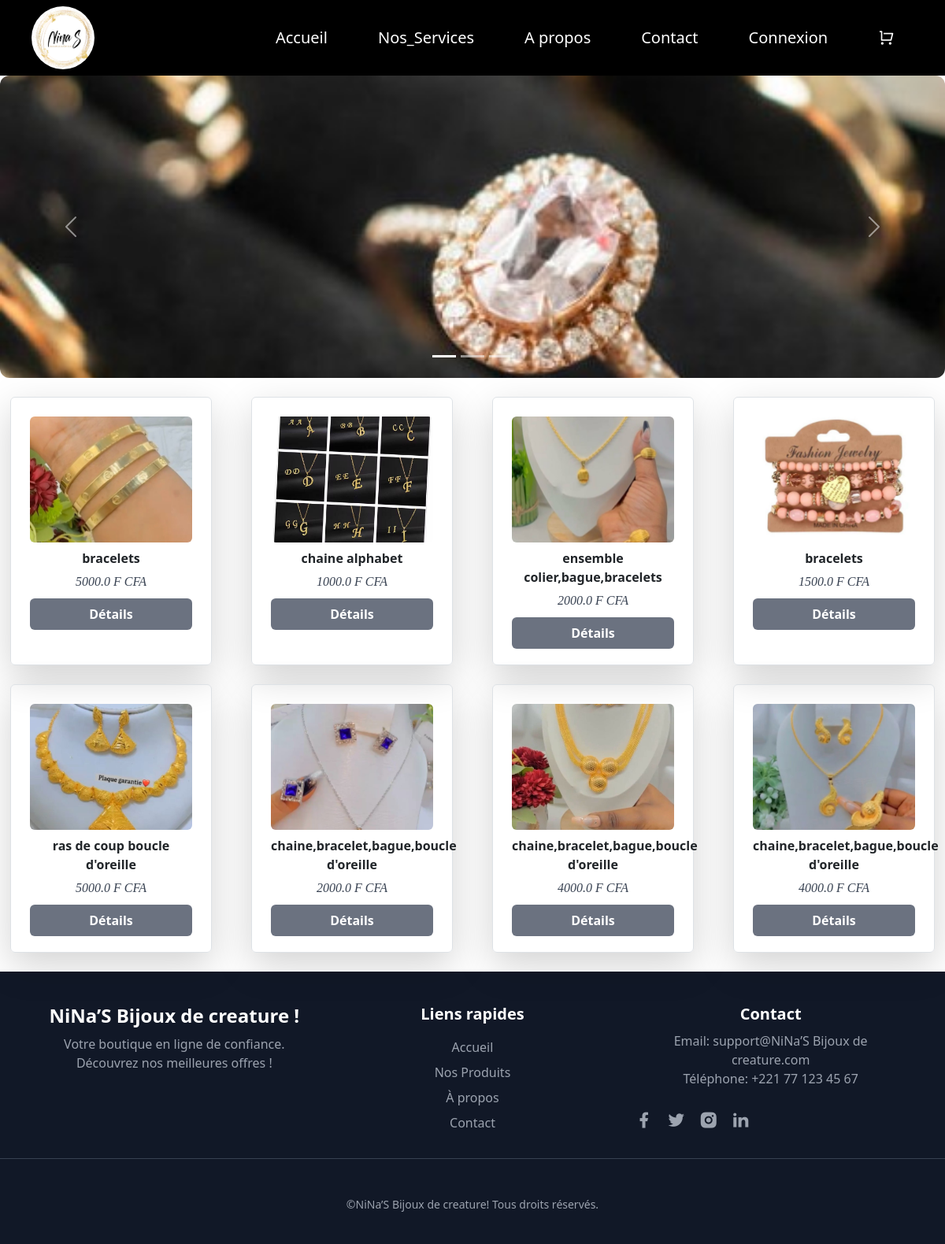
The page / on the database its author committed.
### articles/models.py (models this page shows, shortened)
class articles(models.Model):
  titre=models.CharField(max_length=150)
  Resume=models.CharField(max_length=150)
  auteur=models.CharField(max_length=150,null=True,blank=True)
  Contenu=models.CharField(max_length=150)
  Date_de_mise_a_jour=models.DateTimeField(auto_now_add=True)
  disponible = models.BooleanField(default=True)
  prix=models.FloatField()
  image=models.ImageField(upload_to='images/',null=True,blank=True)

### articles/views.py (the view)
# urls.py: path('', Accueil, name='index'),
def Accueil(request):
    article =articles.objects.all()
    return render(request, 'index.html', {"article": article})

### templates/index.html (shortened to what this page needs)
{% extends "base.html" %}
{% load static %}
{% block content %}
<div id="carouselExampleIndicators" class="carousel slide w-full h-auto mb-4" data-bs-ride="carousel">
  <ol class="carousel-indicators">
    <li data-bs-target="#carouselExampleIndicators" data-bs-slide-to="0" class="active"></li>
    <li data-bs-target="#carouselExampleIndicators" data-bs-slide-to="1"></li>
    <li data-bs-target="#carouselExampleIndicators" data-bs-slide-to="2"></li>
  </ol>
  <div class="carousel-inner ">
    <div class="carousel-item active">
      <img class="d-block w-100 rounded-xl w-full h-96 object-cover"  src="{% static 'image/1.jpg' %}"  alt="First slide">
    </div>
  </div>
  <a class="carousel-control-prev" href="#carouselExampleIndicators" role="button" data-bs-slide-to="prev">
    <span class="carousel-control-prev-icon" aria-hidden="true"></span>
  </a>
  <a class="carousel-control-next" href="#carouselExampleIndicators" role="button" data-bs-slide-to="next">
    <span class="carousel-control-next-icon" aria-hidden="true"></span>
  </a>
</div>
<div class="grid grid-cols-1 sm:grid-cols-2 md:grid-cols-3 lg:grid-cols-4 gap-4 justify-center mb-4">
  {% for article in article %}
  <div class="border p-4 shadow-lg rounded w-64 mx-auto">
    {% if article.image %}
      <img src="{{ article.image.url }}" class="w-full h-40 object-cover rounded">
    {% else %}
      <p class="text-center text-gray-500">Aucune image disponible</p>
    {% endif %}
    <p class="text-center text-md font-semibold mt-2">{{ article.titre }}</p>
    <h5 class="text-center font-serif italic text-gray-700 mt-2">{{ article.prix }} F CFA</h5>
    <button class="w-full h-10 rounded flex items-center justify-end mt-2 ">
    <a href="{% url 'details_articles' article.id %}"
       class="bg-gray-500 hover:bg-blue-700 text-white font-bold w-full h-10 rounded flex items-center justify-center mt-2">
       Détails
    </a>
    </button>
  </div>
  {% endfor %}
</div>
{% endblock %}

### templates/base.html (shortened to what this page needs)
<!DOCTYPE html>
{% load static %}
<link rel = "stylesheet" type = "text/css" href = "{% static 'css/style.css' %}">
<script src="https://cdn.tailwindcss.com"></script>
<link rel="stylesheet" href="https://cdn.jsdelivr.net/npm/remixicon@4.6.0/fonts/remixicon.min.css">
<link href="https://cdn.jsdelivr.net/npm/bootstrap@5.3.2/dist/css/bootstrap.min.css" rel="stylesheet">
<nav class="bg-black w-full h-24 relative flex items-center justify-end border-0  ">
  <div class="hidden w-full md:flex items-center justify-between" id="navbar-default">
    <div class="flex justify-start ml-10">
        <img src="{% static 'image/logo.jpg' %}" class="w-20 h-20 rounded-full">
    </div>
    <ul class="font-medium flex flex-col md:flex-row md:space-x-8 text-white text-xl mr-12">
        <li>
            <a href="index" class="nav-link block py-2 px-3 text-white rounded-sm md:bg-transparent  md:p-0 dark:text-white md:dark:text-blue-500" aria-current="page">Accueil</a>
        </li>
        <li>
            <a href="service" class="nav-link block py-2 px-3 text-white rounded-sm md:bg-transparent  md:p-0 dark:text-white md:dark:text-blue-500">Nos_Services</a>
        </li>
        <li>
            <a  href="about"class="nav-link block py-2 px-3 text-white rounded-sm md:bg-transparent  md:p-0 dark:text-white md:dark:text-blue-500">A propos</a>
        </li>
        <li>
            <a href="contact" class="nav-link block py-2 px-3 text-white  rounded-sm md:bg-transparent md:p-0 dark:text-white md:dark:text-blue-500">Contact</a>
       </li>
       <li class="nav-item">
        {% if request.user.is_authenticated %}
        <a class="nav-link block py-2 px-3 text-white rounded-sm md:bg-transparent md:p-0 dark:text-white md:dark:text-blue-500" href="{% url 'logout' %}">Déconnexion</a>
        {% else %}
        <a class="nav-link block py-2 px-3 text-white rounded-sm md:bg-transparent md:p-0 dark:text-white md:dark:text-blue-500" href="{% url 'login' %}">Connexion</a>
        {% endif %}
       </li>
        <li> <a href="panier/" class="nav-link block py-2 px-3 text-white  arrondi-sm md:bg-transparent  md:p-0 foncé:texte-blanc  ">
            <i class="ri-shopping-cart-line texte-3xl"></i></a>
        </li>
        </ul> </div>
</nav>
      <div>
        {% block content %}
        {% endblock %}
      </div>
<footer class="bg-gray-900 text-white py-10">
        <div class="max-w-7xl mx-auto px-5 grid grid-cols-1 md:grid-cols-3 gap-8 text-center md:text-left">
            <div>
                <h2 class="text-2xl font-bold">NiNa’S Bijoux de creature !</h2>
                <p class="text-gray-400 mt-2">
                    Votre boutique en ligne de confiance. Découvrez nos meilleures offres !
                </p>
            </div>
            <div>
                <h3 class="text-xl font-semibold">Liens rapides</h3>
                <ul class="mt-3 space-y-2">
                    <li><a href="index" class="text-gray-400 hover:text-blue-400 transition">Accueil</a></li>
                    <li><a href="service" class="text-gray-400 hover:text-blue-400 transition">Nos Produits</a></li>
                    <li><a href="about" class="text-gray-400 hover:text-blue-400 transition">À propos</a></li>
                    <li><a href=" contact" class="text-gray-400 hover:text-blue-400 transition">Contact</a></li>
                </ul>
            </div>
            <div>
                <h3 class="text-xl font-semibold">Contact</h3>
                <p class="text-gray-400 mt-2">Email: support@NiNa’S Bijoux de creature.com</p>
                <p class="text-gray-400">Téléphone: +221 77 123 45 67</p>
                <div class="flex justify-center md:justify-start space-x-4 mt-4">
                    <a href="#" class="text-gray-400 hover:text-blue-400 text-2xl"><i class="ri-facebook-fill"></i></a>
                    <a href="#" class="text-gray-400 hover:text-blue-400 text-2xl"><i class="ri-twitter-fill"></i></a>
                    <a href="#" class="text-gray-400 hover:text-blue-400 text-2xl"><i class="ri-instagram-fill"></i></a>
                    <a href="#" class="text-gray-400 hover:text-blue-400 text-2xl"><i class="ri-linkedin-fill"></i></a>
                </div>
            </div>
        </div>
        <div class="mt-8 border-t border-gray-700 text-center text-gray-400 pt-5 text-sm">
            &copy;NiNa’S Bijoux de creature! Tous droits réservés.
        </div>
</footer>

### rows shown on the page
articles: image (picture), titre "bracelets", prix "5000.0"
articles: image (picture), titre "chaine alphabet", prix "1000.0"
articles: image (picture), titre "ensemble colier,bague,bracelets", prix "2000.0"
articles: image (picture), titre "bracelets", prix "1500.0"
articles: image (picture), titre "ras de coup boucle d'oreille", prix "5000.0"
articles: image (picture), titre "chaine,bracelet,bague,boucle d'oreille", prix "2000.0"
articles: image (picture), titre "chaine,bracelet,bague,boucle d'oreille", prix "4000.0"
articles: image (picture), titre "chaine,bracelet,bague,boucle d'oreille", prix "4000.0"
